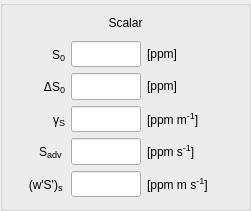
     <widget class="QGroupBox" name="scalar_group">
      <property name="geometry">
       <rect>
        <x>270</x>
        <y>290</y>
        <width>251</width>
        <height>211</height>
       </rect>
      </property>
      <property name="title">
       <string/>
      </property>
      <widget class="QWidget" name="gridLayoutWidget_16">
       <property name="geometry">
        <rect>
         <x>10</x>
         <y>10</y>
         <width>231</width>
         <height>187</height>
        </rect>
       </property>
       <layout class="QGridLayout" name="scalar_grid" columnstretch="1,0,1" columnminimumwidth="50,0,90">
        <item row="1" column="0">
         <widget class="QLabel" name="label_sca_sca">
          <property name="sizePolicy">
           <sizepolicy hsizetype="Fixed" vsizetype="Preferred">
            <horstretch>0</horstretch>
            <verstretch>0</verstretch>
           </sizepolicy>
          </property>
          <property name="minimumSize">
           <size>
            <width>55</width>
            <height>0</height>
           </size>
          </property>
          <property name="maximumSize">
           <size>
            <width>55</width>
            <height>16777215</height>
           </size>
          </property>
          <property name="toolTip">
           <string/>
          </property>
          <property name="text">
           <string>&lt;html&gt;S&lt;span style=&quot; font-size:14px; vertical-align:sub;&quot;&gt;0&lt;/span&gt;&lt;/html&gt;</string>
          </property>
          <property name="alignment">
           <set>Qt::AlignRight|Qt::AlignTrailing|Qt::AlignVCenter</set>
          </property>
         </widget>
        </item>
        <item row="2" column="0">
         <widget class="QLabel" name="label_sca_dsca">
          <property name="sizePolicy">
           <sizepolicy hsizetype="Fixed" vsizetype="Preferred">
            <horstretch>0</horstretch>
            <verstretch>0</verstretch>
           </sizepolicy>
          </property>
          <property name="minimumSize">
           <size>
            <width>55</width>
            <height>0</height>
           </size>
          </property>
          <property name="maximumSize">
           <size>
            <width>55</width>
            <height>16777215</height>
           </size>
          </property>
          <property name="toolTip">
           <string/>
          </property>
          <property name="text">
           <string>&lt;html&gt;ΔS&lt;span style=&quot; font-size:14px; vertical-align:sub;&quot;&gt;0&lt;/span&gt;&lt;/html&gt;</string>
          </property>
          <property name="alignment">
           <set>Qt::AlignRight|Qt::AlignTrailing|Qt::AlignVCenter</set>
          </property>
         </widget>
        </item>
        <item row="3" column="0">
         <widget class="QLabel" name="label_sca_gammasca">
          <property name="sizePolicy">
           <sizepolicy hsizetype="Fixed" vsizetype="Preferred">
            <horstretch>0</horstretch>
            <verstretch>0</verstretch>
           </sizepolicy>
          </property>
          <property name="minimumSize">
           <size>
            <width>55</width>
            <height>0</height>
           </size>
          </property>
          <property name="maximumSize">
           <size>
            <width>55</width>
            <height>16777215</height>
           </size>
          </property>
          <property name="toolTip">
           <string/>
          </property>
          <property name="text">
           <string>&lt;html&gt;γ&lt;span style=&quot; font-size:14px; vertical-align:sub;&quot;&gt;S&lt;/span&gt;&lt;/html&gt;</string>
          </property>
          <property name="alignment">
           <set>Qt::AlignRight|Qt::AlignTrailing|Qt::AlignVCenter</set>
          </property>
         </widget>
        </item>
        <item row="1" column="1">
         <widget class="QLineEdit" name="input_sca_sca">
          <property name="sizePolicy">
           <sizepolicy hsizetype="Fixed" vsizetype="Expanding">
            <horstretch>0</horstretch>
            <verstretch>0</verstretch>
           </sizepolicy>
          </property>
          <property name="minimumSize">
           <size>
            <width>70</width>
            <height>0</height>
           </size>
          </property>
          <property name="maximumSize">
           <size>
            <width>70</width>
            <height>16777215</height>
           </size>
          </property>
          <property name="toolTip">
           <string>&lt;html&gt;&lt;head/&gt;&lt;body&gt;&lt;p&gt;initial mixed-layer scalar concentration&lt;/p&gt;&lt;/body&gt;&lt;/html&gt;</string>
          </property>
          <property name="text">
           <string/>
          </property>
          <property name="alignment">
           <set>Qt::AlignRight|Qt::AlignTrailing|Qt::AlignVCenter</set>
          </property>
         </widget>
        </item>
        <item row="2" column="1">
         <widget class="QLineEdit" name="input_sca_dsca">
          <property name="sizePolicy">
           <sizepolicy hsizetype="Fixed" vsizetype="Expanding">
            <horstretch>0</horstretch>
            <verstretch>0</verstretch>
           </sizepolicy>
          </property>
          <property name="minimumSize">
           <size>
            <width>70</width>
            <height>0</height>
           </size>
          </property>
          <property name="maximumSize">
           <size>
            <width>70</width>
            <height>16777215</height>
           </size>
          </property>
          <property name="toolTip">
           <string>&lt;html&gt;&lt;head/&gt;&lt;body&gt;&lt;p&gt;initial scalar jump at h&lt;/p&gt;&lt;/body&gt;&lt;/html&gt;</string>
          </property>
          <property name="text">
           <string/>
          </property>
          <property name="alignment">
           <set>Qt::AlignRight|Qt::AlignTrailing|Qt::AlignVCenter</set>
          </property>
         </widget>
        </item>
        <item row="3" column="1">
         <widget class="QLineEdit" name="input_sca_gammasca">
          <property name="sizePolicy">
           <sizepolicy hsizetype="Fixed" vsizetype="Expanding">
            <horstretch>0</horstretch>
            <verstretch>0</verstretch>
           </sizepolicy>
          </property>
          <property name="minimumSize">
           <size>
            <width>70</width>
            <height>0</height>
           </size>
          </property>
          <property name="maximumSize">
           <size>
            <width>70</width>
            <height>16777215</height>
           </size>
          </property>
          <property name="toolTip">
           <string>&lt;html&gt;&lt;head/&gt;&lt;body&gt;&lt;p&gt;free atmosphere scalar lapse rate&lt;/p&gt;&lt;/body&gt;&lt;/html&gt;</string>
          </property>
          <property name="text">
           <string/>
          </property>
          <property name="alignment">
           <set>Qt::AlignRight|Qt::AlignTrailing|Qt::AlignVCenter</set>
          </property>
         </widget>
        </item>
        <item row="5" column="0">
         <widget class="QLabel" name="label_sca_wsca">
          <property name="sizePolicy">
           <sizepolicy hsizetype="Fixed" vsizetype="Preferred">
            <horstretch>0</horstretch>
            <verstretch>0</verstretch>
           </sizepolicy>
          </property>
          <property name="minimumSize">
           <size>
            <width>55</width>
            <height>0</height>
           </size>
          </property>
          <property name="maximumSize">
           <size>
            <width>55</width>
            <height>16777215</height>
           </size>
          </property>
          <property name="toolTip">
           <string/>
          </property>
          <property name="text">
           <string>&lt;html&gt;(w'S')&lt;span style=&quot; font-size:14px; vertical-align:sub;&quot;&gt;s &lt;/span&gt;&lt;/html&gt;</string>
          </property>
          <property name="alignment">
           <set>Qt::AlignRight|Qt::AlignTrailing|Qt::AlignVCenter</set>
          </property>
         </widget>
        </item>
        <item row="5" column="1">
         <widget class="QLineEdit" name="input_sca_wsca">
          <property name="sizePolicy">
           <sizepolicy hsizetype="Fixed" vsizetype="Expanding">
            <horstretch>0</horstretch>
            <verstretch>0</verstretch>
           </sizepolicy>
          </property>
          <property name="minimumSize">
           <size>
            <width>70</width>
            <height>0</height>
           </size>
          </property>
          <property name="maximumSize">
           <size>
            <width>70</width>
            <height>16777215</height>
           </size>
          </property>
          <property name="toolTip">
           <string>&lt;html&gt;&lt;head/&gt;&lt;body&gt;&lt;p&gt;surface kinematic scalar flux&lt;/p&gt;&lt;/body&gt;&lt;/html&gt;</string>
          </property>
          <property name="text">
           <string/>
          </property>
          <property name="alignment">
           <set>Qt::AlignRight|Qt::AlignTrailing|Qt::AlignVCenter</set>
          </property>
         </widget>
        </item>
        <item row="1" column="2">
         <widget class="QLabel" name="unitlabel_sca_sca">
          <property name="toolTip">
           <string/>
          </property>
          <property name="text">
           <string>&lt;html&gt;[ppm]&lt;/html&gt;</string>
          </property>
          <property name="alignment">
           <set>Qt::AlignLeading|Qt::AlignLeft|Qt::AlignVCenter</set>
          </property>
         </widget>
        </item>
        <item row="2" column="2">
         <widget class="QLabel" name="unitlabel_sca_dsca">
          <property name="toolTip">
           <string/>
          </property>
          <property name="text">
           <string>&lt;html&gt;[ppm]&lt;/html&gt;</string>
          </property>
          <property name="alignment">
           <set>Qt::AlignLeading|Qt::AlignLeft|Qt::AlignVCenter</set>
          </property>
         </widget>
        </item>
        <item row="3" column="2">
         <widget class="QLabel" name="unitlabel_sca_gammasca">
          <property name="toolTip">
           <string/>
          </property>
          <property name="text">
           <string>&lt;html&gt;[ppm m&lt;span style=&quot;font-size: 14px; vertical-align:super;&quot;&gt;-1&lt;/span&gt;]&lt;/html&gt;</string>
          </property>
          <property name="alignment">
           <set>Qt::AlignLeading|Qt::AlignLeft|Qt::AlignVCenter</set>
          </property>
         </widget>
        </item>
        <item row="5" column="2">
         <widget class="QLabel" name="unitlabel_sca_wsca">
          <property name="toolTip">
           <string/>
          </property>
          <property name="text">
           <string>&lt;html&gt;[ppm m s&lt;span style=&quot;font-size: 14px; vertical-align:super;&quot;&gt;-1&lt;/span&gt;]&lt;/html&gt;</string>
          </property>
          <property name="alignment">
           <set>Qt::AlignLeading|Qt::AlignLeft|Qt::AlignVCenter</set>
          </property>
         </widget>
        </item>
        <item row="0" column="0" colspan="3">
         <widget class="QLabel" name="label_scalar">
          <property name="minimumSize">
           <size>
            <width>0</width>
            <height>25</height>
           </size>
          </property>
          <property name="maximumSize">
           <size>
            <width>16777215</width>
            <height>25</height>
           </size>
          </property>
          <property name="text">
           <string>Scalar</string>
          </property>
          <property name="alignment">
           <set>Qt::AlignCenter</set>
          </property>
         </widget>
        </item>
        <item row="4" column="1">
         <widget class="QLineEdit" name="input_sca_advsca">
          <property name="sizePolicy">
           <sizepolicy hsizetype="Fixed" vsizetype="Expanding">
            <horstretch>0</horstretch>
            <verstretch>0</verstretch>
           </sizepolicy>
          </property>
          <property name="minimumSize">
           <size>
            <width>70</width>
            <height>0</height>
           </size>
          </property>
          <property name="maximumSize">
           <size>
            <width>70</width>
            <height>16777215</height>
           </size>
          </property>
          <property name="toolTip">
           <string>&lt;html&gt;&lt;head/&gt;&lt;body&gt;&lt;p&gt;advection of scalar&lt;/p&gt;&lt;/body&gt;&lt;/html&gt;</string>
          </property>
          <property name="text">
           <string/>
          </property>
          <property name="alignment">
           <set>Qt::AlignRight|Qt::AlignTrailing|Qt::AlignVCenter</set>
          </property>
         </widget>
        </item>
        <item row="4" column="0">
         <widget class="QLabel" name="label_sca_advsca">
          <property name="sizePolicy">
           <sizepolicy hsizetype="Fixed" vsizetype="Preferred">
            <horstretch>0</horstretch>
            <verstretch>0</verstretch>
           </sizepolicy>
          </property>
          <property name="minimumSize">
           <size>
            <width>55</width>
            <height>0</height>
           </size>
          </property>
          <property name="maximumSize">
           <size>
            <width>55</width>
            <height>16777215</height>
           </size>
          </property>
          <property name="toolTip">
           <string/>
          </property>
          <property name="text">
           <string>&lt;html&gt;S&lt;span style=&quot; font-size:14px; vertical-align:sub;&quot;&gt;adv&lt;/span&gt;&lt;/html&gt;
</string>
          </property>
          <property name="alignment">
           <set>Qt::AlignRight|Qt::AlignTrailing|Qt::AlignVCenter</set>
          </property>
         </widget>
        </item>
        <item row="4" column="2">
         <widget class="QLabel" name="unitlabel_sca_advsca">
          <property name="toolTip">
           <string/>
          </property>
          <property name="text">
           <string>&lt;html&gt;[ppm s&lt;span style=&quot;font-size: 14px; vertical-align:super;&quot;&gt;-1&lt;/span&gt;]&lt;/html&gt;</string>
          </property>
          <property name="alignment">
           <set>Qt::AlignLeading|Qt::AlignLeft|Qt::AlignVCenter</set>
          </property>
         </widget>
        </item>
       </layout>
      </widget>
     </widget>
